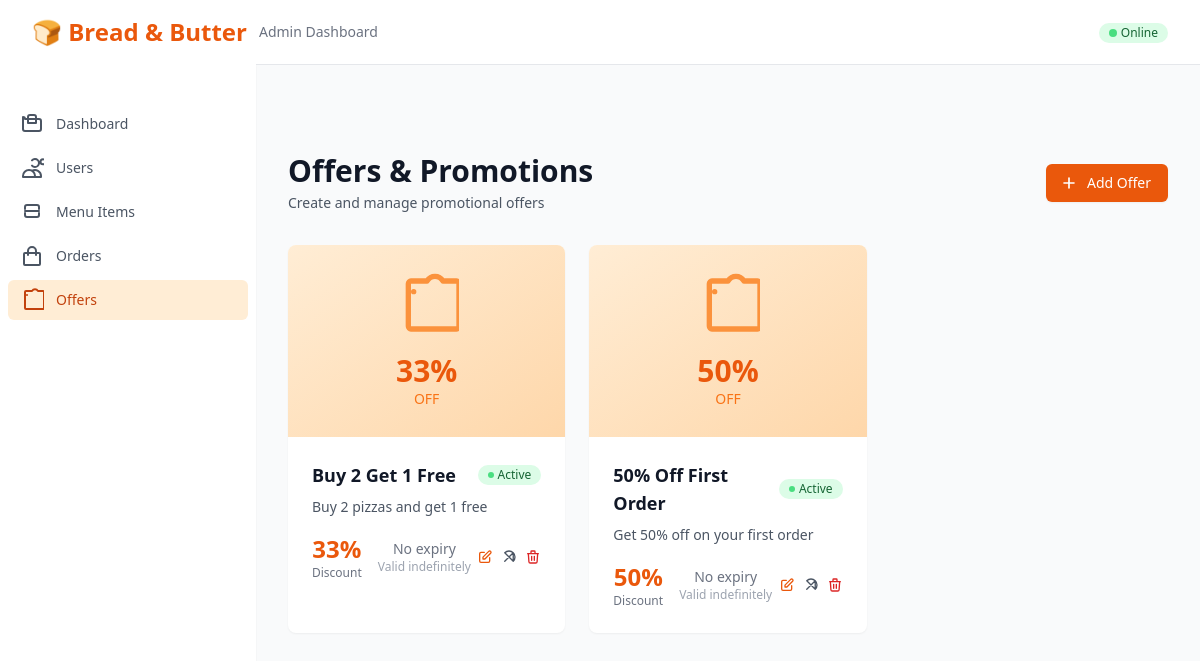
Screenshot of /offers with the database file from the repository.
### backend/app.py (models this page shows, shortened)
class Offer(db.Model):
    id = db.Column(db.Integer, primary_key=True)
    title = db.Column(db.String(100), nullable=False)
    description = db.Column(db.Text, nullable=True)
    image = db.Column(db.String(255), nullable=True)
    discount_percentage = db.Column(db.Float, nullable=False)
    is_active = db.Column(db.Boolean, default=True)
    valid_until = db.Column(db.DateTime, nullable=True)
    created_at = db.Column(db.DateTime, default=datetime.utcnow)

### backend/app.py (the view)
@app.route('/offers')
def offers():
    offers_list = Offer.query.order_by(Offer.created_at.desc()).all()
    return render_template('offers.html', offers=offers_list)

### backend/templates/offers.html (shortened to what this page needs)
{% extends "base.html" %}
{% block content %}
<div class="mb-8">
    <div class="sm:flex sm:items-center sm:justify-between">
        <div>
            <h1 class="text-3xl font-bold text-gray-900">Offers & Promotions</h1>
            <p class="mt-1 text-sm text-gray-600">Create and manage promotional offers</p>
        </div>
        <div class="mt-4 sm:mt-0">
            <button onclick="openAddOfferModal()" class="inline-flex items-center px-4 py-2 border border-transparent text-sm font-medium rounded-md shadow-sm text-white bg-primary-600 hover:bg-primary-700 focus:outline-none focus:ring-2 focus:ring-offset-2 focus:ring-primary-500">
                <svg class="-ml-1 mr-2 h-5 w-5" fill="none" viewBox="0 0 24 24" stroke="currentColor">
                    <path stroke-linecap="round" stroke-linejoin="round" stroke-width="2" d="M12 6v6m0 0v6m0-6h6m-6 0H6" />
                </svg>
                Add Offer
            </button>
        </div>
    </div>
</div>
<div class="grid grid-cols-1 gap-6 sm:grid-cols-2 lg:grid-cols-3">
    {% for offer in offers %}
    <div class="bg-white overflow-hidden shadow-sm rounded-lg hover:shadow-md transition-shadow duration-200">
        <div class="aspect-w-16 aspect-h-9">
            {% if offer.image %}
            <img class="w-full h-48 object-cover" src="{{ offer.image }}" alt="{{ offer.title }}">
            {% else %}
            <div class="w-full h-48 bg-gradient-to-br from-primary-100 to-primary-200 flex items-center justify-center">
                <div class="text-center">
                    <svg class="h-16 w-16 text-primary-400 mx-auto mb-4" fill="none" viewBox="0 0 24 24" stroke="currentColor">
                        <path stroke-linecap="round" stroke-linejoin="round" stroke-width="2" d="M7 7h.01M7 3h5c1.5-2.3 4.5-2.3 6 0h5a1.003 1.003 0 011 1v16a1.003 1.003 0 01-1 1H6a1.003 1.003 0 01-1-1V4a1.003 1.003 0 011-1z" />
                    </svg>
                    <div class="text-3xl font-bold text-primary-600">{{ "%.0f"|format(offer.discount_percentage) }}%</div>
                    <div class="text-sm text-primary-500 font-medium">OFF</div>
                </div>
            </div>
            {% endif %}
        </div>
        <div class="p-6">
            <div class="flex items-center justify-between mb-2">
                <h3 class="text-lg font-semibold text-gray-900">{{ offer.title }}</h3>
                <div class="flex items-center space-x-2">
                    {% if offer.is_active %}
                    <span class="inline-flex items-center px-2.5 py-0.5 rounded-full text-xs font-medium bg-green-100 text-green-800">
                        <span class="w-1.5 h-1.5 bg-green-400 rounded-full mr-1"></span>
                        Active
                    </span>
                    {% else %}
                    <span class="inline-flex items-center px-2.5 py-0.5 rounded-full text-xs font-medium bg-red-100 text-red-800">
                        <span class="w-1.5 h-1.5 bg-red-400 rounded-full mr-1"></span>
                        Inactive
                    </span>
                    {% endif %}
                </div>
            </div>
            {% if offer.description %}
            <p class="text-sm text-gray-600 mb-4 line-clamp-3">{{ offer.description }}</p>
            {% endif %}
            <div class="flex items-center justify-between">
                <div class="flex items-center space-x-4">
                    <div class="text-center">
                        <div class="text-2xl font-bold text-primary-600">{{ "%.0f"|format(offer.discount_percentage) }}%</div>
                        <div class="text-xs text-gray-500">Discount</div>
                    </div>
                    {% if offer.valid_until %}
                    <div class="text-center">
                        <div class="text-sm font-medium text-gray-900">{{ offer.valid_until.strftime('%b %d') }}</div>
                        <div class="text-xs text-gray-500">Expires</div>
                    </div>
                    {% else %}
                    <div class="text-center">
                        <div class="text-sm font-medium text-gray-500">No expiry</div>
                        <div class="text-xs text-gray-400">Valid indefinitely</div>
                    </div>
                    {% endif %}
                </div>
                <div class="flex items-center space-x-2">
                    <button onclick="editOffer({{ offer.id }})" class="text-primary-600 hover:text-primary-500">
                        <svg class="h-4 w-4" fill="none" viewBox="0 0 24 24" stroke="currentColor">
                            <path stroke-linecap="round" stroke-linejoin="round" stroke-width="2" d="M11 5H6a2 2 0 00-2 2v11a2 2 0 002 2h11a2 2 0 002-2v-5m-1.414-9.414a2 2 0 112.828 2.828L11.828 15H9v-2.828l8.586-8.586z" />
                        </svg>
                    </button>
                    <button onclick="toggleOfferStatus({{ offer.id }}, {{ offer.is_active|lower }})" class="text-gray-600 hover:text-gray-500">
                        {% if offer.is_active %}
                        <svg class="h-4 w-4" fill="none" viewBox="0 0 24 24" stroke="currentColor">
                            <path stroke-linecap="round" stroke-linejoin="round" stroke-width="2" d="M18.364 18.364A9 9 0 005.636 5.636m12.728 12.728L5.636 5.636m12.728 12.728L18.364 5.636M5.636 18.364l12.728-12.728" />
                        </svg>
                        {% else %}
                        <svg class="h-4 w-4" fill="none" viewBox="0 0 24 24" stroke="currentColor">
                            <path stroke-linecap="round" stroke-linejoin="round" stroke-width="2" d="M9 12l2 2 4-4m6 2a9 9 0 11-18 0 9 9 0 0118 0z" />
                        </svg>
                        {% endif %}
                    </button>
                    <button onclick="deleteOffer({{ offer.id }})" class="text-red-600 hover:text-red-500">
                        <svg class="h-4 w-4" fill="none" viewBox="0 0 24 24" stroke="currentColor">
                            <path stroke-linecap="round" stroke-linejoin="round" stroke-width="2" d="M19 7l-.867 12.142A2 2 0 0116.138 21H7.862a2 2 0 01-1.995-1.858L5 7m5 4v6m4-6v6m1-10V4a1 1 0 00-1-1h-4a1 1 0 00-1 1v3M4 7h16" />
                        </svg>
                    </button>
                </div>
            </div>
        </div>
    </div>
    {% endfor %}
</div>
{% endblock %}

### rows the page displays
Offer: discount_percentage "33", title "Buy 2 Get 1 Free", is_active True (drawn), description "Buy 2 pizzas and get 1 free", shows "No expiry"
Offer: discount_percentage "50", title "50% Off First Order", is_active True (drawn), description "Get 50% off on your first order", shows "No expiry"
